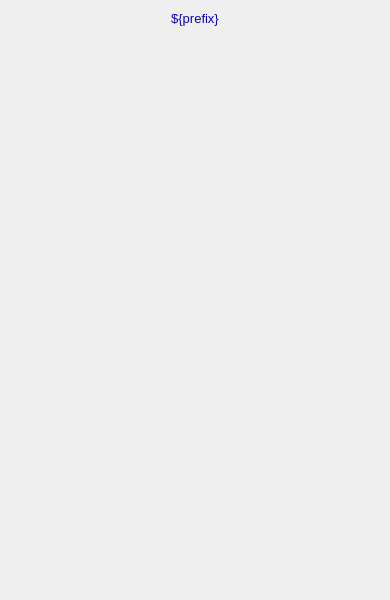
<?xml version="1.0" ?>
<ui version="4.0">
  <class>Dialog</class>
  <widget class="QWidget" name="screen">
    <property name="geometry">
      <rect>
        <x>470</x>
        <y>197</y>
        <width>390</width>
        <height>600</height>
      </rect>
    </property>
    <property name="styleSheet">
      <string notr="true">QWidget#screen {
  color: rgb(0, 0, 0);
  background-color: rgb(187, 187, 187);
  }</string>
    </property>
    <property name="windowTitle">
      <string>NDStdArrays</string>
    </property>
    <widget class="PyDMDrawingRectangle" name="rectangle">
      <property name="geometry">
        <rect>
          <x>0</x>
          <y>5</y>
          <width>390</width>
          <height>25</height>
        </rect>
      </property>
      <property name="brush" stdset="0">
        <brush brushstyle="SolidPattern">
          <color alpha="255">
            <red>218</red>
            <green>218</green>
            <blue>218</blue>
          </color>
        </brush>
      </property>
      <property name="penStyle" stdset="0">
        <enum>Qt::SolidLine</enum>
      </property>
      <property name="penColor" stdset="0">
        <color>
          <red>218</red>
          <green>218</green>
          <blue>218</blue>
        </color>
      </property>
      <property name="penWidth" stdset="0">
        <double>0</double>
      </property>
      <property name="penCapStyle" stdset="0">
        <enum>Qt::FlatCap</enum>
      </property>
      <property name="toolTip">
        <string>rectangle</string>
      </property>
    </widget>
    <widget class="QLabel" name="text">
      <property name="geometry">
        <rect>
          <x>0</x>
          <y>6</y>
          <width>390</width>
          <height>25</height>
        </rect>
      </property>
      <property name="text">
        <string>${prefix}</string>
      </property>
      <property name="font" stdset="0">
        <font>
          <pointsize>10</pointsize>
        </font>
      </property>
      <property name="brush" stdset="0">
        <brush brushstyle="SolidPattern">
          <color alpha="255">
            <red>10</red>
            <green>0</green>
            <blue>184</blue>
          </color>
        </brush>
      </property>
      <property name="toolTip">
        <string>text</string>
      </property>
      <property name="alignment">
        <set>Qt::AlignCenter</set>
      </property>
      <property name="styleSheet">
        <string notr="true">QLabel#text {
  color: rgb(10, 0, 184);
  }</string>
      </property>
    </widget>
    <widget class="PyDMEmbeddedDisplay" name="composite">
      <property name="geometry">
        <rect>
          <x>5</x>
          <y>40</y>
          <width>380</width>
          <height>555</height>
        </rect>
      </property>
      <property name="toolTip">
        <string>composite</string>
      </property>
      <property name="filename" stdset="0">
        <string>PluginBase_V35.ui</string>
      </property>
    </widget>
  </widget>
  <customwidgets>
    <customwidget>
      <class>PyDMDrawingRectangle</class>
      <extends>QWidget</extends>
      <header>pydm.widgets.drawing</header>
    </customwidget>
    <customwidget>
      <class>PyDMLabel</class>
      <extends>QLabel</extends>
      <header>pydm.widgets.label</header>
    </customwidget>
    <customwidget>
      <class>PyDMEmbeddedDisplay</class>
      <extends>QFrame</extends>
      <header>pydm.widgets.embedded_display</header>
    </customwidget>
  </customwidgets>
</ui>
